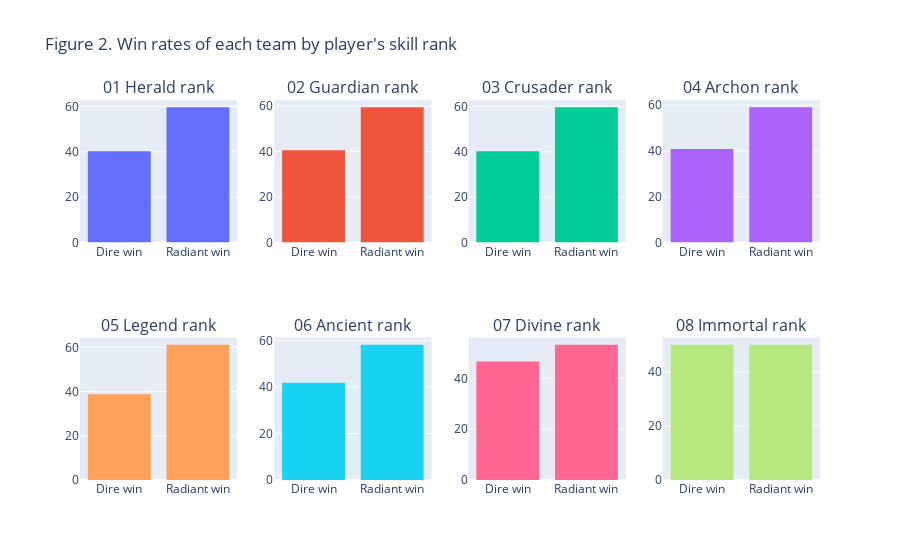

The cell this chart's notebook holds for it:
### Markdown cell above
Analysing data by rank we can see that there is a higger win rate for the radiant team in all skill brackets. Althoug the Dota 2 map is considered to be balanced is often discussed that the position of the Radiant base is often more confortable to play for most players which can be related to this disparity<sup>[6](https://www.reddit.com/r/DotA2/comments/133ub5r/radiant_wins_more_than_dire_in_berlin_major/)</sup>.

### Code cell
### Fig 2. Win rates of each team by player's skill rank
fig_1 = make_subplots(rows=2, cols=4, subplot_titles=list(data.dota_ranks.keys()))
pos = {0:[1,1], 1:[1,2], 2:[1,3], 3:[1,4], 
       4:[2,1], 5:[2,2], 6:[2,3], 7:[2,4]}

for n, rank in enumerate(data.dota_ranks.keys()):
    fig_1.add_trace(go.Histogram(x=data.match_data.loc[data.match_data['dota rank'] == rank,
                                                     'radiant_win'] \
                               .sort_values() \
                               .replace(1, 'Radiant win') \
                               .replace(0, 'Dire win'), 
                               histnorm='percent'),
                  row=pos[n][0], col=pos[n][1])
fig_1.update_layout(showlegend=False,
                  title_text="Figure 2. Win rates of each team by player's skill rank")
fig_1.show()

### Figure 1 — Plotly figure (JSON) as saved in the notebook; plotly's stock layout.template omitted (floating-point values rounded to 4 significant figures; data arrays with more than 128 entries replaced by an {"elided": "..."} marker saying what was removed)
{"data": [{"histnorm": "percent", "type": "histogram", "x": {"elided": "864 str values"}, "xaxis": "x", "yaxis": "y"}, {"histnorm": "percent", "type": "histogram", "x": {"elided": "3798 str values"}, "xaxis": "x2", "yaxis": "y2"}, {"histnorm": "percent", "type": "histogram", "x": {"elided": "11397 str values"}, "xaxis": "x3", "yaxis": "y3"}, {"histnorm": "percent", "type": "histogram", "x": {"elided": "11638 str values"}, "xaxis": "x4", "yaxis": "y4"}, {"histnorm": "percent", "type": "histogram", "x": {"elided": "2664 str values"}, "xaxis": "x5", "yaxis": "y5"}, {"histnorm": "percent", "type": "histogram", "x": {"elided": "311 str values"}, "xaxis": "x6", "yaxis": "y6"}, {"histnorm": "percent", "type": "histogram", "x": ["Dire win", "Dire win", "Dire win", "Dire win", "Dire win", "Dire win", "Dire win", "Dire win", "Dire win", "Dire win", "Dire win", "Dire win", "Dire win", "Dire win", "Dire win", "Dire win", "Dire win", "Dire win", "Dire win", "Dire win", "Dire win", "Radiant win", "Radiant win", "Radiant win", "Radiant win", "Radiant win", "Radiant win", "Radiant win", "Radiant win", "Radiant win", "Radiant win", "Radiant win", "Radiant win", "Radiant win", "Radiant win", "Radiant win", "Radiant win", "Radiant win", "Radiant win", "Radiant win", "Radiant win", "Radiant win", "Radiant win", "Radiant win", "Radiant win"], "xaxis": "x7", "yaxis": "y7"}, {"histnorm": "percent", "type": "histogram", "x": ["Dire win", "Dire win", "Radiant win", "Radiant win"], "xaxis": "x8", "yaxis": "y8"}], "layout": {"annotations": [{"font": {"size": 16}, "showarrow": false, "text": "01 Herald rank", "x": 0.1062, "xanchor": "center", "xref": "paper", "y": 1, "yanchor": "bottom", "yref": "paper"}, {"font": {"size": 16}, "showarrow": false, "text": "02 Guardian rank", "x": 0.3688, "xanchor": "center", "xref": "paper", "y": 1, "yanchor": "bottom", "yref": "paper"}, {"font": {"size": 16}, "showarrow": false, "text": "03 Crusader rank", "x": 0.6313, "xanchor": "center", "xref": "paper", "y": 1, "yanchor": "bottom", "yref": "paper"}, {"font": {"size": 16}, "showarrow": false, "text": "04 Archon rank", "x": 0.8938, "xanchor": "center", "xref": "paper", "y": 1, "yanchor": "bottom", "yref": "paper"}, {"font": {"size": 16}, "showarrow": false, "text": "05 Legend rank", "x": 0.1062, "xanchor": "center", "xref": "paper", "y": 0.375, "yanchor": "bottom", "yref": "paper"}, {"font": {"size": 16}, "showarrow": false, "text": "06 Ancient rank", "x": 0.3688, "xanchor": "center", "xref": "paper", "y": 0.375, "yanchor": "bottom", "yref": "paper"}, {"font": {"size": 16}, "showarrow": false, "text": "07 Divine rank", "x": 0.6313, "xanchor": "center", "xref": "paper", "y": 0.375, "yanchor": "bottom", "yref": "paper"}, {"font": {"size": 16}, "showarrow": false, "text": "08 Immortal rank", "x": 0.8938, "xanchor": "center", "xref": "paper", "y": 0.375, "yanchor": "bottom", "yref": "paper"}], "showlegend": false, "title": {"text": "Figure 2. Win rates of each team by player's skill rank"}, "xaxis": {"anchor": "y", "domain": [0, 0.2125]}, "xaxis2": {"anchor": "y2", "domain": [0.2625, 0.475]}, "xaxis3": {"anchor": "y3", "domain": [0.525, 0.7375]}, "xaxis4": {"anchor": "y4", "domain": [0.7875, 1]}, "xaxis5": {"anchor": "y5", "domain": [0, 0.2125]}, "xaxis6": {"anchor": "y6", "domain": [0.2625, 0.475]}, "xaxis7": {"anchor": "y7", "domain": [0.525, 0.7375]}, "xaxis8": {"anchor": "y8", "domain": [0.7875, 1]}, "yaxis": {"anchor": "x", "domain": [0.625, 1]}, "yaxis2": {"anchor": "x2", "domain": [0.625, 1]}, "yaxis3": {"anchor": "x3", "domain": [0.625, 1]}, "yaxis4": {"anchor": "x4", "domain": [0.625, 1]}, "yaxis5": {"anchor": "x5", "domain": [0, 0.375]}, "yaxis6": {"anchor": "x6", "domain": [0, 0.375]}, "yaxis7": {"anchor": "x7", "domain": [0, 0.375]}, "yaxis8": {"anchor": "x8", "domain": [0, 0.375]}}}
